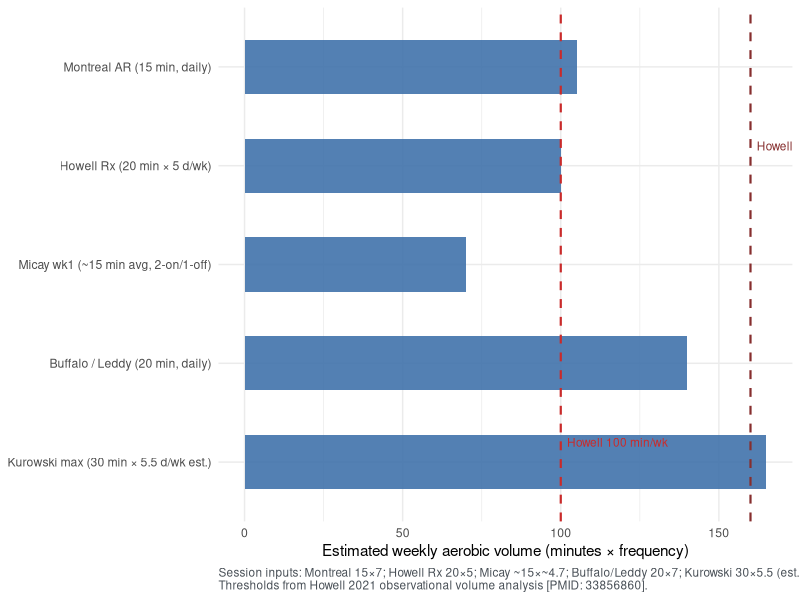

This chart was generated by the following R code:
## ---- chunk 1
#| label: fig-dose-protocols
#| fig-width: 8.5
#| fig-height: 5
#| echo: false
#| warning: false
#| message: false

library(ggplot2)

dose_df <- data.frame(
  protocol = c(
    "Montreal AR (15 min, daily)",
    "Howell Rx (20 min × 5 d/wk)",
    "Micay wk1 (~15 min avg, 2-on/1-off)",
    "Buffalo / Leddy (20 min, daily)",
    "Kurowski max (30 min × 5.5 d/wk est.)"
  ),
  session_min = c(15, 20, 15, 20, 30),
  weekly_min = c(105, 100, 70, 140, 165),
  stringsAsFactors = FALSE
)

dose_df$protocol <- factor(dose_df$protocol, levels = rev(dose_df$protocol))

ggplot(dose_df, aes(y = protocol)) +
  geom_col(aes(x = weekly_min, fill = "Weekly volume (min)"), width = 0.55, alpha = 0.88) +
  geom_vline(xintercept = 100, color = "#c92a2a", linetype = "dashed", linewidth = 0.75) +
  geom_vline(xintercept = 160, color = "#862e2e", linetype = "dashed", linewidth = 0.75) +
  annotate("text", x = 102, y = 1.2, hjust = 0, label = "Howell 100 min/wk", size = 3, color = "#c92a2a") +
  annotate("text", x = 162, y = 4.2, hjust = 0, label = "Howell 160 min/wk (ROC)", size = 3, color = "#862e2e") +
  scale_fill_manual(values = c("Weekly volume (min)" = "#3b6ea8")) +
  labs(
    x = "Estimated weekly aerobic volume (minutes × frequency)",
    y = NULL,
    fill = NULL,
    caption = "Session inputs: Montreal 15×7; Howell Rx 20×5; Micay ~15×~4.7; Buffalo/Leddy 20×7; Kurowski 30×5.5 (est.).\nThresholds from Howell 2021 observational volume analysis [PMID: 33856860]."
  ) +
  theme_minimal(base_size = 11) +
  theme(
    legend.position = "none",
    plot.caption = element_text(size = 8.5, color = "#495057", hjust = 0)
  )
